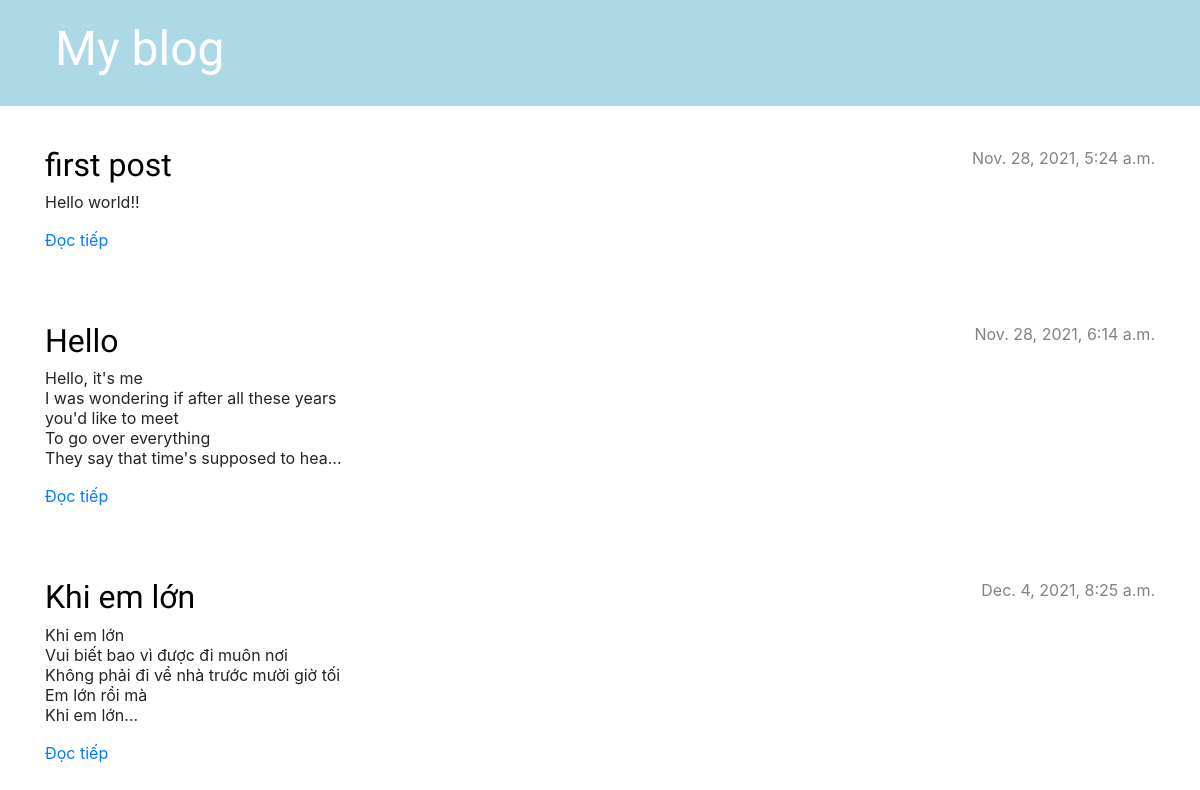
Before: / with the older database file.
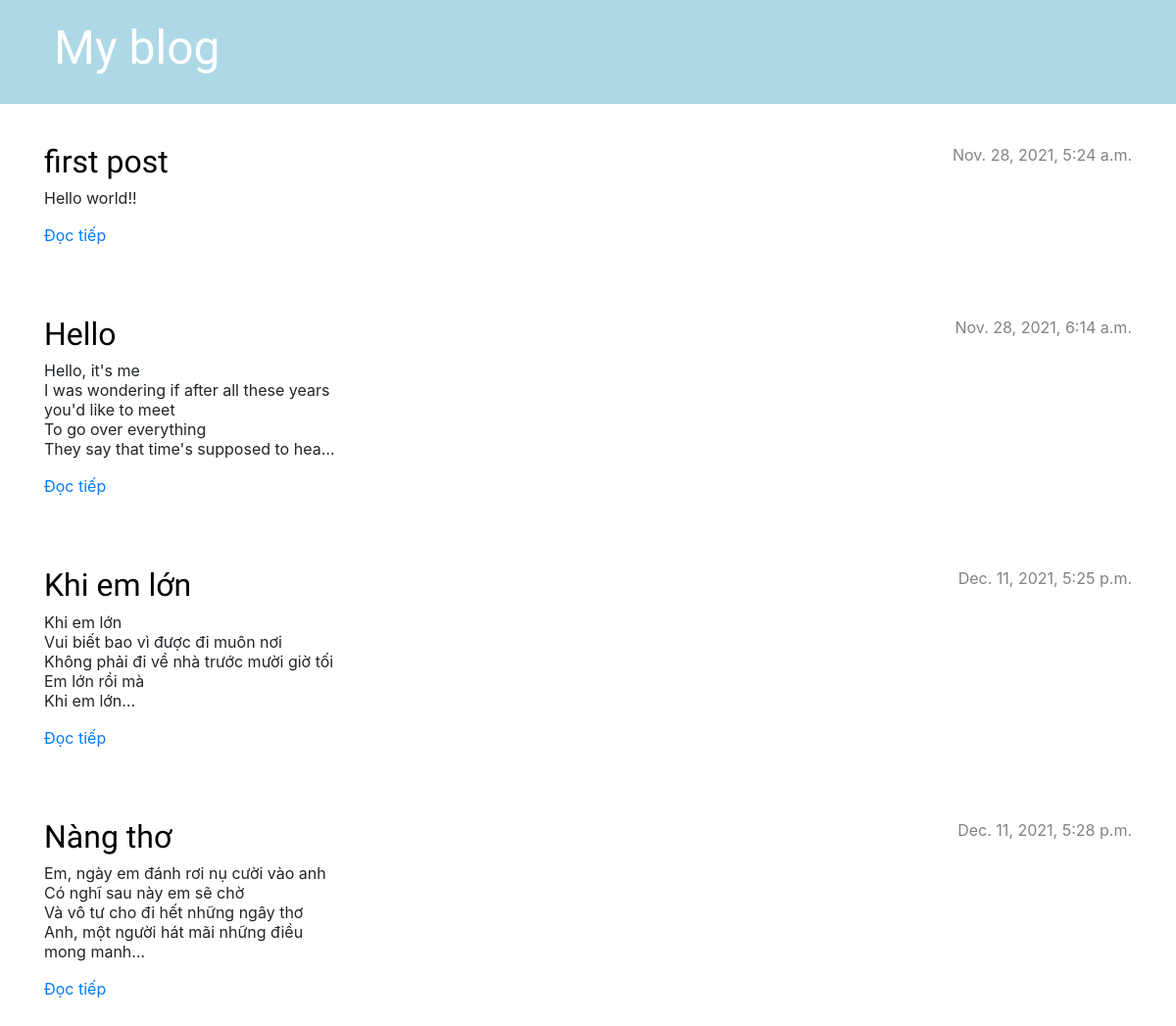
After: the same page with the newer database file.
### blog/models.py (models this page shows, shortened)
class Post(models.Model):
    author = models.ForeignKey(settings.AUTH_USER_MODEL, on_delete=models.CASCADE)
    title = models.CharField(max_length=200)
    text = models.TextField()
    created_date = models.DateTimeField(default=timezone.now)
    published_date = models.DateTimeField(blank=True, null=True)

### blog/views.py (the view)
# urls.py: path('', views.post_list, name='post_list'),
def post_list(request):
    posts = Post.objects.filter(published_date__lte=timezone.now()).order_by('published_date')
    return render(request, 'blog/post_list.html', {'posts': posts})

### blog/templates/blog/post_list.html
{% extends 'blog/base.html' %}
{% block content %}
    {% for post in posts %}
        <article class="post">
            <time class="date">
                {{ post.published_date }}
            </time>
            <h2><a href="{% url 'post_detail' pk=post.pk %}">{{ post.title }}</a></h2>
            <p class="p2">{{ post.text|linebreaksbr }}</p>
            <a href="{% url 'post_detail' pk=post.pk %}">Đọc tiếp</a>
        </article>
    {% endfor %}
{% endblock %}

### blog/templates/blog/base.html (shortened to what this page needs)
{% load static %}
<!DOCTYPE html>
<html>
    <head>
        <link rel="stylesheet" href="https://cdn.jsdelivr.net/npm/bootstrap@4.5.3/dist/css/bootstrap.min.css">
        <link rel="stylesheet" href="{% static 'css/blog.css' %}">
    </head>
    <body>
        <header class="page-header">
          <div class="container">
                <h1><a href="/">My blog </a></h1>
          </div>
        </header>
        <main class="container">
            <div class="row">
                <div class="col">
                {% block content %}
                {% endblock %}
                </div>
            </div>
        </main>
    </body>
</html>

### blog/static/css/blog.css (style rules this page uses)
.page-header { background-color: lightblue; margin-top: 0; margin-bottom: 40px; padding: 20px 20px 20px 40px; }
.page-header h1, .page-header h1 a, .page-header h1 a:visited, .page-header h1 a:active { color: white; font-size: 36pt; text-decoration: none; }
h1, h2, h3, h4 { font-family: 'Lobster', cursive; }
.date { color: #828282; }
.post { margin-bottom: 70px; }
.post h2 a , .post h2 a :visited { color: #000000; }
.post > .date, .post > .actions { float: right; }
.p2 { width: 300px; overflow: hidden; text-overflow: ellipsis; line-height: 20px; -webkit-line-clamp: 5; display: -webkit-box; -webkit-box-orient: vertical; }

Changed rows visible on the page:
removed Post: published_date "Dec. 4, 2021, 8:25 a.m.", title "Khi em lớn", text "Khi em lớn Vui biết bao vì được đi muôn nơi Không phải đi về nhà trước mười giờ tối Em lớn rồi mà Khi em lớn"
added Post: published_date "Dec. 11, 2021, 5:25 p.m.", title "Khi em lớn", text "Khi em lớn Vui biết bao vì được đi muôn nơi Không phải đi về nhà trước mười giờ tối Em lớn rồi mà Khi em lớn"
added Post: published_date "Dec. 11, 2021, 5:28 p.m.", title "Nàng thơ", text "Em, ngày em đánh rơi nụ cười vào anh Có nghĩ sau này em sẽ chờ Và vô tư cho đi hết những ngây thơ Anh, một người hát mãi những điều mong manh"
